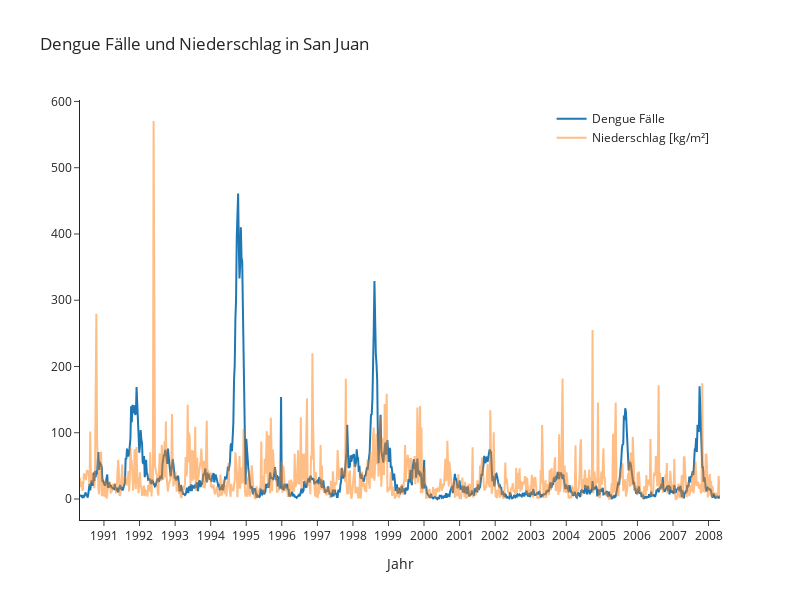

The notebook cell saved with this chart:
### Code cell
#df.set_index(['week_start_date'])
#print(df.loc['2000-6-1':'2000-6-10'])

#subfig = make_subplots(specs=[[{"secondary_y": True}]])

from unicodedata import name


fig_cases_year = px.line(df[df['city']=='sj'],x='week_start_date',y='cases',color='city',labels={
                     "week_start_date": "Jahr",
                     'city': '',
                     'cases': ''
                     },width=800, height=600,
                     template='simple_white',
                     title='Dengue Fälle und Niederschlag in San Juan'
                        )

newnames = {'sj' : 'Dengue Fälle', 'iq' : 'Iquitos, Peru'}
fig_cases_year.for_each_trace(lambda t: t.update(name = newnames[t.name],
                                      legendgroup = newnames[t.name],
                                      hovertemplate = t.hovertemplate.replace(t.name, newnames[t.name])))


#sub_fig = px.line(df,x='week_start_date', y='reanalysis_precip_amt_kg_per_m2',color = 'city')

#fig_cases_year.add_traces(sub_fig.data)  


fig_cases_year.add_trace(go.Scatter(x=df.loc[df['city']=='sj','week_start_date'], y=df.loc[df['city']=='sj','reanalysis_precip_amt_kg_per_m2'],name='Niederschlag [kg/m²]',mode='lines',opacity=0.5)) 

fig_cases_year.update_layout(legend=dict(
    yanchor="top",
    y=0.99,
    xanchor="right",
    x=0.99))

fig_cases_year.update_xaxes(
    dtick="M12",
    tickformat="%Y")

fig_cases_year.write_image("./figtemp_niederschlag.png")

fig_cases_year.show()

### Figure 1 — Plotly figure (JSON) as saved in the notebook; plotly's stock layout.template omitted (floating-point values rounded to 4 significant figures; data arrays with more than 128 entries replaced by an {"elided": "..."} marker saying what was removed)
{"data": [{"hovertemplate": "=%{y}<br>Jahr=%{x}<extra></extra>", "legendgroup": "Dengue Fälle", "line": {"color": "#1F77B4", "dash": "solid"}, "marker": {"symbol": "circle"}, "mode": "lines", "name": "Dengue Fälle", "orientation": "v", "showlegend": true, "type": "scatter", "x": {"elided": "936 str values"}, "xaxis": "x", "y": {"elided": "936 int values"}, "yaxis": "y"}, {"mode": "lines", "name": "Niederschlag [kg/m²]", "opacity": 0.5, "type": "scatter", "x": {"elided": "936 str values"}, "y": {"elided": "936 float values"}}], "layout": {"height": 600, "legend": {"title": {"text": ""}, "tracegroupgap": 0, "x": 0.99, "xanchor": "right", "y": 0.99, "yanchor": "top"}, "title": {"text": "Dengue Fälle und Niederschlag in San Juan"}, "width": 800, "xaxis": {"anchor": "y", "domain": [0, 1], "dtick": "M12", "tickformat": "%Y", "title": {"text": "Jahr"}}, "yaxis": {"anchor": "x", "domain": [0, 1], "title": {"text": ""}}}}
